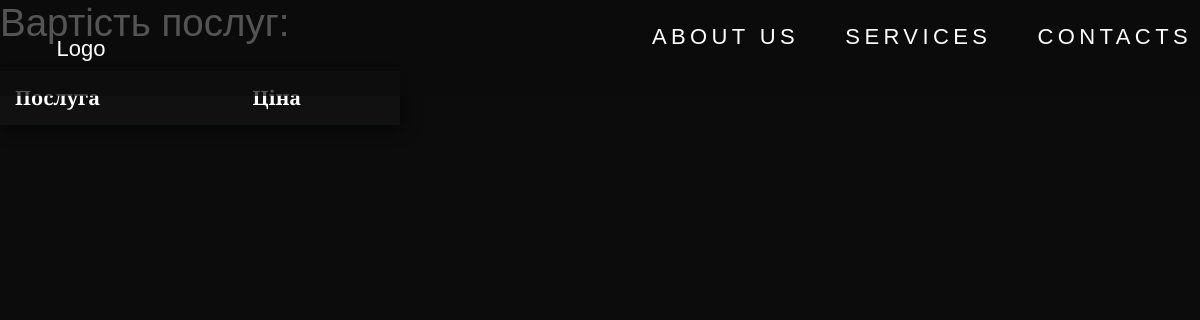
Before: /services/manikyur-pedikyur with the older database file.
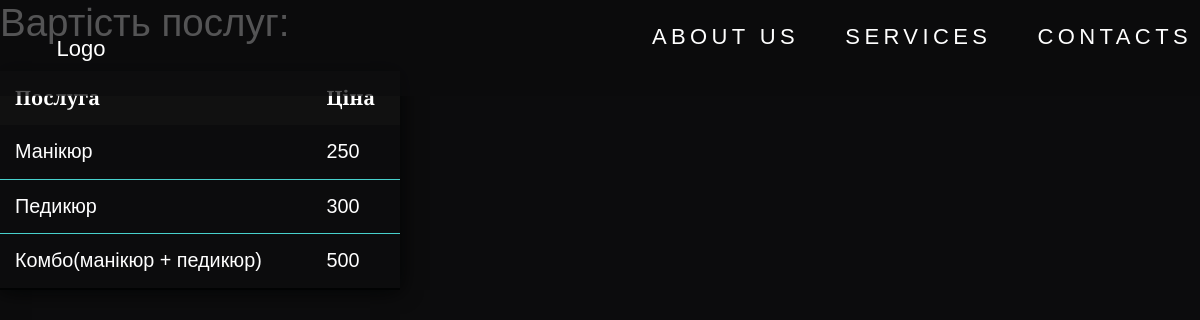
After: the same page with the newer database file.
### service/models.py (models this page shows, shortened)
class Hand_FootCare(models.Model):
    service = models.CharField(max_length=50)
    price = models.IntegerField()
    discount = models.IntegerField()
    class Meta:
        verbose_name = 'Догляд за руками та ногами'
        verbose_name_plural = 'Догляд за руками та ногами'

### service/views.py (the view)
# urls.py: path('manikyur-pedikyur', views.handfoot, name='handfoot')
def handfoot(request):
    data = Hand_FootCare.objects.all()
    context = {
        'data': data
    }
    return render(request, 'service/handfoot.html', context)

### service/templates/service/handfoot.html
{% extends 'main/base.html' %}
    {% load static %}
    {% block header %}
    <link rel="stylesheet" href="{% static 'service/css/service.css' %}">
    {% endblock %}
    {% block body %}
        <h3>Вартість послуг:</h3>
        <table class="styled-table">
            <thead>
                <tr>
                    <th>Послуга</th>
                    <th>Ціна</th>
                </tr>
            </thead>
            <tbody>
                {% for el in data %}
                    <tr>
                        <td>{{ el.service }}</td>
                        <td>{{el.price}}</td>
                    </tr>
                {% endfor %}
            </tbody>
        </table>
    {% endblock %}

Changed rows visible on the page:
added Hand_FootCare: service "Манікюр", price "250"
added Hand_FootCare: service "Педикюр", price "300"
added Hand_FootCare: service "Комбо(манікюр + педикюр)", price "500"
